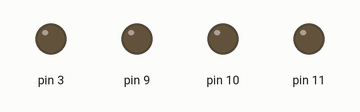
This sketch was run on a simulated Arduino Uno, built with avr-gcc and run on an emulated ATmega328P. Shown: output pins drawn as LEDs (lit = HIGH).

Above: at 0.05 s.
At 2.75 s:
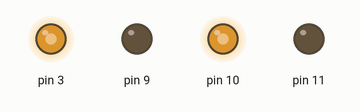
At 3.75 s:
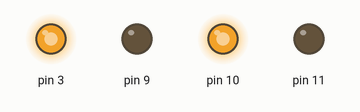
At 5.5 s:
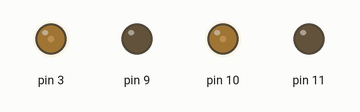
Timing chart, 0 to 7.8 s (numbered marks = the images above):
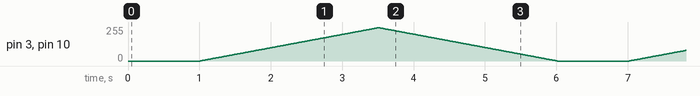

The sketch:

pro1.ino
```cpp
void setup() {
  // put your setup code here, to run once:
  pinMode(3, OUTPUT); //D3ピンを出力に設定
  pinMode(9, OUTPUT);
  pinMode(10, OUTPUT);
  pinMode(11, OUTPUT);
}

void loop() {
  // put your main code here, to run repeatedly:
  digitalWrite(3, LOW); //モータがfreeになる
  digitalWrite(9, LOW);
  digitalWrite(10, LOW);
  digitalWrite(11, LOW);
  delay(1000);//3000ms=3秒待機
  for (int i = 0; i < 250; i++) {
    analogWrite(3, i); //前進(のつもり
    digitalWrite(9, LOW);
    analogWrite(10, i);
    digitalWrite(11, LOW);
    delay(10);
  }
  for (int i = 250; i > 0; i--) {
    analogWrite(3, i); //前進(のつもり
    digitalWrite(9, LOW);
    analogWrite(10, i);
    digitalWrite(11, LOW);
    delay(10);
  }
}
```
